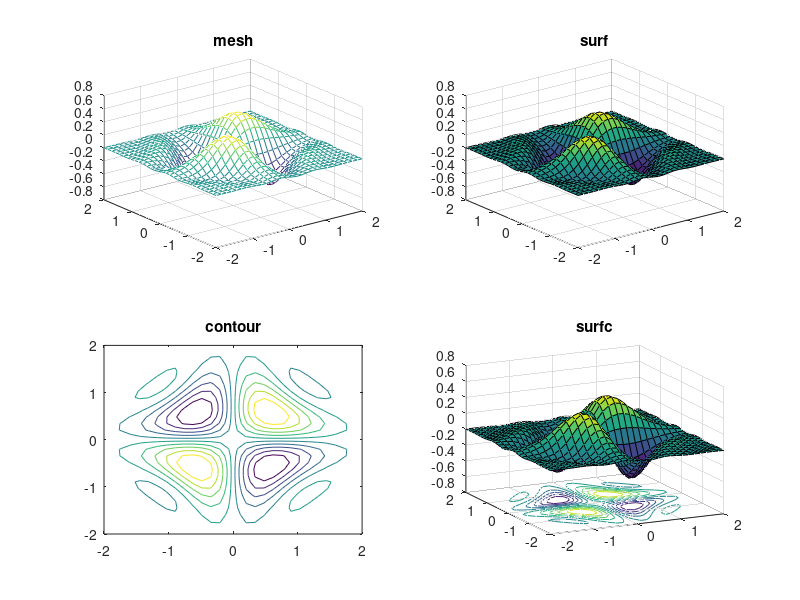

Write the MATLAB code that produced this figure.
%--------------------------------------------------
%         plot_funktion_3d.m
%
%    Beispiel der verschiedenen Moeglichkeiten eine
%     Funktion f:R^2 --> R zu plotten
%
% Gerd Rapin             29.11.2003
%---------------------------------------------------

% Erzeugen des Gitters
x=linspace(-2,2,30);
y=linspace(-2,2,30);
[X,Y]=meshgrid(x,y);

% Funktionswerte
Z=exp(-X.^2-Y.^2).*sin(pi*X.*Y);

% verschiedenen Darstellungen

subplot(2,2,1),
mesh(X,Y,Z);
title('mesh');

subplot(2,2,2),
surf(X,Y,Z);
title('surf');

subplot(2,2,3),
contour(X,Y,Z,10);
title('contour');
 
subplot(2,2,4),
surfc(X,Y,Z);
view(-26,20);
title('surfc');







